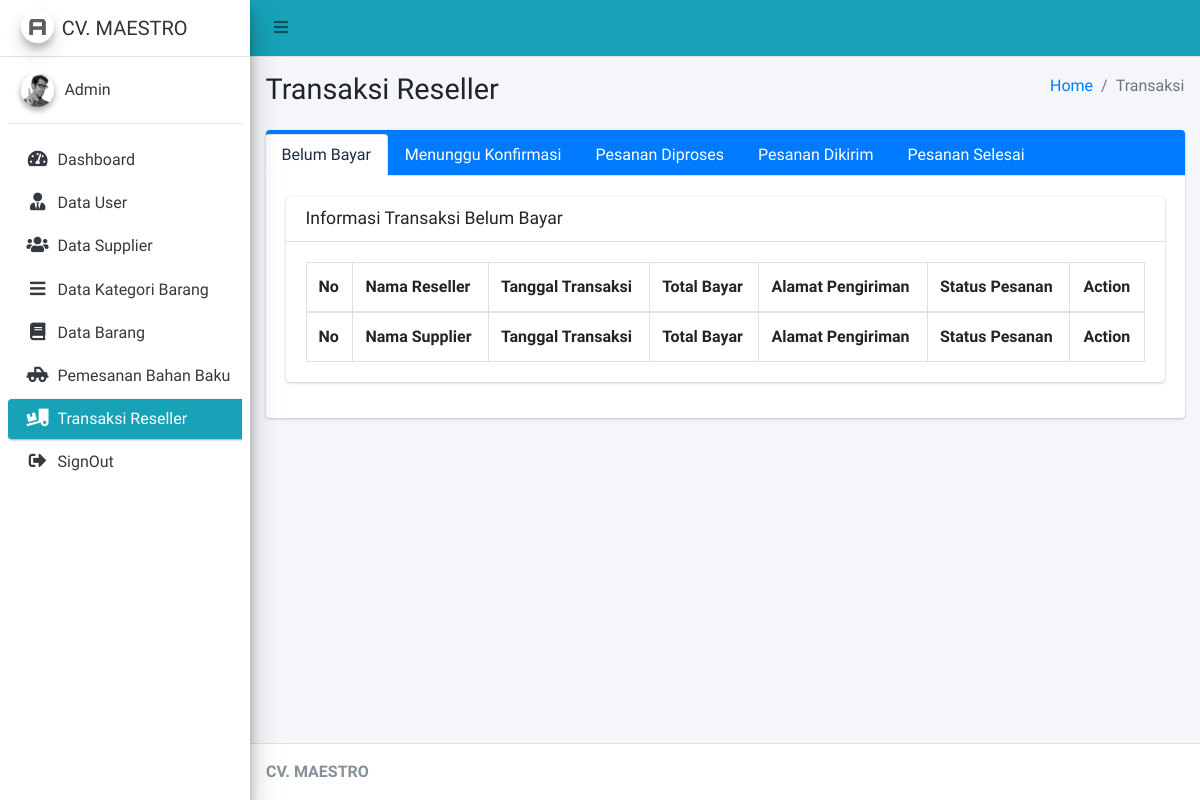
The page /Admin/cTransaksiReseller (signed in) on the database as committed earlier.
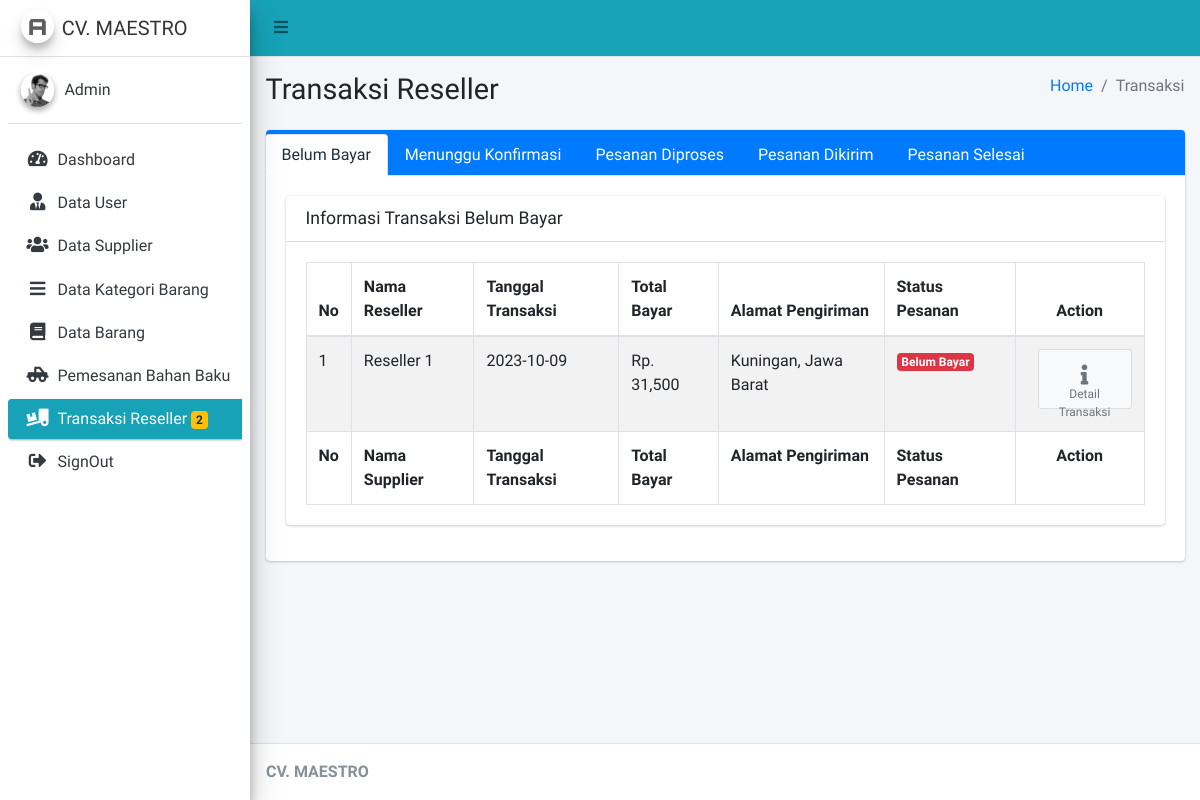
The same page on the database as committed later.
### tables this page shows
CREATE TABLE `po_barang` (
  `id_po_bar` int(11) NOT NULL,
  `id_reseller` int(11) NOT NULL,
  `tgl_tran_bar` varchar(20) NOT NULL,
  `tot_bay_bar` varchar(20) NOT NULL,
  `stat_bay_bar` int(11) NOT NULL,
  `bukti_bay_bar` text NOT NULL,
  `stat_order_bar` int(11) NOT NULL,
  `alamat_kirim_bar` text NOT NULL
);

CREATE TABLE `reseller` (
  `id_reseller` int(11) NOT NULL,
  `nama_reseller` varchar(125) NOT NULL,
  `alamat_reseller` text NOT NULL,
  `no_hp_reseller` varchar(15) NOT NULL,
  `jk` varchar(20) NOT NULL,
  `username_reseller` varchar(50) NOT NULL,
  `password_reseller` varchar(50) NOT NULL
);

### application/controllers/Admin/cTransaksiReseller.php (called while the page is built, shortened)
<?php
class cTransaksiReseller extends CI_Controller
{
	public function __construct()
	{
		$this->load->model('mTransaksiReseller');
	}
	public function index()
	{
		$data = array(
			'transaksi' => $this->mTransaksiReseller->transaksi_admin()
		);
		$this->load->view('Admin/Layout/head');
		$this->load->view('Admin/Layout/aside');
		$this->load->view('Admin/TransaksiReseller/vTransaksi', $data);
		$this->load->view('Admin/Layout/footer');
	}
}

### index.php (called while the page is built, shortened)
<?php
require_once BASEPATH.'core/CodeIgniter.php';

### application/models/mTransaksiReseller.php (called while the page is built, shortened)
<?php
class mTransaksiReseller extends CI_Model
{
	public function transaksi_admin()
	{
		$this->db->select('*');
		$this->db->from('po_barang');
		$this->db->join('reseller', 'po_barang.id_reseller = reseller.id_reseller', 'left');
		return $this->db->get()->result();
	}
}

### application/views/Admin/TransaksiReseller/vTransaksi.php (the view, shortened to what the changed rows need)
<div class="content-wrapper">
	<section class="content-header">
		<div class="container-fluid">
			<div class="row mb-2">
				<div class="col-sm-6">
					<h1>Transaksi Reseller</h1>
				</div>
			</div>
		</div>
	</section>
	<section class="content">
		<div class="container-fluid">
			<div class="row">
				<div class="col-12 col-sm-12">
					<div class="card card-primary card-tabs">
						<div class="card-body">
							<div class="tab-content" id="custom-tabs-one-tabContent">
								<div class="tab-pane fade show active" id="custom-tabs-one-home" role="tabpanel" aria-labelledby="custom-tabs-one-home-tab">
									<div class="card">
										<div class="card-body">
											<table class="example1 table table-bordered table-striped">
												<thead>
													<tr>
														<th>No</th>
														<th>Nama Reseller</th>
														<th>Tanggal Transaksi</th>
														<th>Total Bayar</th>
														<th>Alamat Pengiriman</th>
														<th>Status Pesanan</th>
														<th class="text-center">Action</th>
													</tr>
												</thead>
												<tbody>
													<?php
													$no = 1;
													foreach ($transaksi as $key => $value) {
														if ($value->stat_order_bar == '0') {
													?>
															<tr>
																<td><?= $no++ ?></td>
																<td><?= $value->nama_reseller ?></td>
																<td><?= $value->tgl_tran_bar ?></td>
																<td>Rp. <?= number_format($value->tot_bay_bar)  ?></td>
																<td><?= $value->alamat_kirim_bar ?></td>
																<td><?php
																	if ($value->stat_order_bar == '0') {
																	?>
																		<span class="badge badge-danger">Belum Bayar</span>
																	<?php
																	} else if ($value->stat_order_bar == '1') {
																	?>
																		<span class="badge badge-warning">Menunggu Konfirmasi</span>
																	<?php
																	} else if ($value->stat_order_bar == '2') {
																	?>
																		<span class="badge badge-info">Pesanan Diproses</span>
																	<?php
																	} else if ($value->stat_order_bar == '3') {
																	?>
																		<span class="badge badge-primary">Pesanan Dikirim</span>
																	<?php
																	} else if ($value->stat_order_bar == '4') {
																	?>
																		<span class="badge badge-success">Selesai</span>
																	<?php
																	}
																	?>
																</td>
																<td class="text-center"> <a href="<?= base_url('Admin/cTransaksiReseller/detail_transaksi/' . $value->id_po_bar) ?>" class="btn btn-app">
																		<i class="fas fa-info"></i> Detail Transaksi
																	</a> </td>
															</tr>
													<?php
														}
													}
													?>
												</tbody>
												<tfoot>
													<tr>
														<th>No</th>
														<th>Nama Supplier</th>
														<th>Tanggal Transaksi</th>
														<th>Total Bayar</th>
														<th>Alamat Pengiriman</th>
														<th>Status Pesanan</th>
														<th class="text-center">Action</th>
													</tr>
												</tfoot>
											</table>
										</div>
									</div>
								</div>
							</div>
						</div>
					</div>
				</div>
			</div>
		</div>
	</section>
</div>

### application/views/Admin/Layout/aside.php (shortened to what the changed rows need)
<aside class="main-sidebar sidebar-light-info elevation-4">
	<div class="sidebar">
		<nav class="mt-2">
			<ul class="nav nav-pills nav-sidebar flex-column" data-widget="treeview" role="menu" data-accordion="false">
				<?php
				$data = $this->db->query("SELECT COUNT(id_po_bar) as jml FROM `po_barang` WHERE stat_order_bar !='4'")->row();
				?>
				<li class="nav-item">
					<a href="<?= base_url('Admin/cTransaksiReseller') ?>" class="nav-link <?php if ($this->uri->segment(1) == 'Admin' && $this->uri->segment(2) == 'cTransaksiReseller') {
																								echo 'active';
																							}  ?>">
						<p>Transaksi Reseller
							<?php
							if ($data->jml != '0') {
							?><span class="badge bg-warning"><?= $data->jml ?></span>
							<?php
							}
							?></p>
					</a>
				</li>
			</ul>
		</nav>
	</div>
</aside>

Rows that differ between the two databases and show on the page:
added po_barang: id_reseller.nama_reseller "Reseller 1", tgl_tran_bar "2023-10-09", tot_bay_bar "31,500", alamat_kirim_bar "Kuningan, Jawa Barat", stat_order_bar "Belum Bayar"
Other text that changed with them:
$data->jml: (not shown) → "2"
